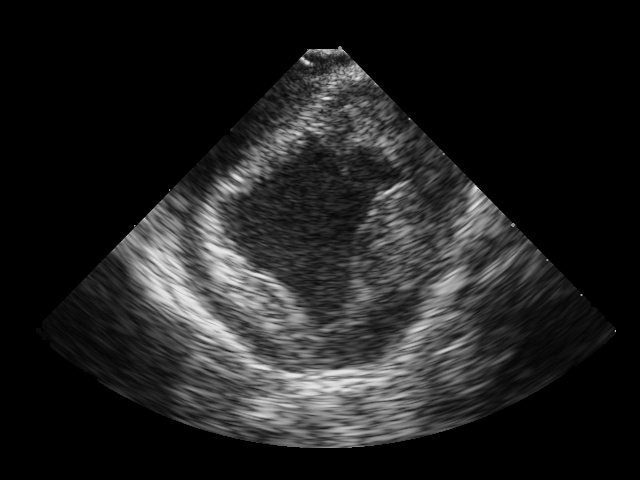
#> input picture images/original/4051.jpg, 640 x 480 px; its folder holds only this picture in this run
$ python block_hierachy.py
#> lines starting #> are read from the running program, lines starting #| are printed output that depends on the picture; after the words box and inside, x2 and y2 are one past the last pixel; in counts of white or black regions, pixels touching at a corner belong together
import numpy as np
import cv2 as cv
import glob
import matplotlib.pyplot as plt
import pdb
# from localMax_blockMatching import get_local_max
from skimage.feature import peak_local_max

ori_path = '../images/original/'
ori_files = glob.glob(ori_path+"*.jpg")
ori_files = sorted(ori_files)
# file = ori_files[1]


def get_local_max(img, footprintsize=5):
    imgray = cv.cvtColor(img,cv.COLOR_BGR2GRAY)
    coordinates = peak_local_max(imgray, threshold_abs = 100, footprint = np.ones((footprintsize, footprintsize)))
    peaks = []
    for xy in coordinates:
        x, y = xy[0], xy[1]
        peaks.append(imgray[x, y])
    sort_index = np.argsort(peaks)
    sort_index = sort_index[::-1]

    coordinates = coordinates[sort_index]
    return coordinates

def mark_peaks(img, footprintsize=5, marksize=1):
    coordinates = get_local_max(img, footprintsize)
    for xy in coordinates:
        x, y = int(xy[0]), int(xy[1])
        if marksize > 1:
            cv.circle(img, (y, x), marksize, (255, 0, 0))
        else:
            img[x, y] = np.array([255, 0, 0])
    return img

def plot_downsampled_imgs(file):

#> called with file = '../images/original/4051.jpg'
    img = cv.imread(file)
#> img is the input picture: shape (480, 640, 3); min 0, max 231, mean 32.4
    img2 = cv.pyrDown(img)
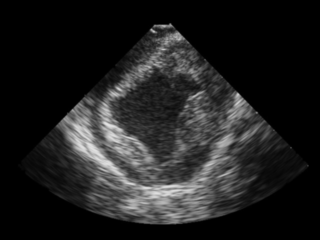
#> img2: shape (240, 320, 3); min 0, max 227, mean 32.4
    img4 = cv.pyrDown(img2)
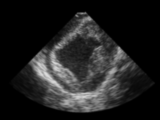
#> img4: shape (120, 160, 3); min 0, max 219, mean 32.4
    img8 = cv.pyrDown(img4)
    img16 = cv.pyrDown(img8)
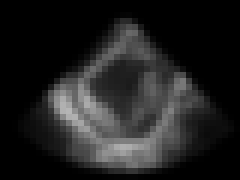
#> img16: shape (30, 40, 3) (shown 6 times larger); min 0, max 181, mean 32.4
    img32 = cv.pyrDown(img16)

    plt.imsave('../images/downsamplePlot/down_by_2/'+file[-8::], img2)
    plt.imsave('../images/downsamplePlot/down_by_4/'+file[-8::], img4)
    plt.imsave('../images/downsamplePlot/down_by_8/'+file[-8::], img8)
    plt.imsave('../images/downsamplePlot/down_by_16/'+file[-8::], img16)

    img = mark_peaks(img, marksize=4)
#> in get_local_max, `coordinates = peak_local_max(imgray, threshold_abs = 100, footprint = ..`: coordinates = 1046 pairs, first value 49 to 447, second value 114 to 615
#> the loop in get_local_max, `for xy in coordinates:` made 1046 passes
#> (x, y) on passes 1 to 3: (274, 255), (289, 179), (98, 326)
#> after the loop in get_local_max, `for xy in coordinates:`: peaks = 1046 values, max 231 at index 0, min 101 at index 1027, mean 156
#> in get_local_max, `sort_index = np.argsort(peaks)`: sort_index = 1046 values, max 1045 at index 0, min 0 at index 1045, mean 522.5
#> in get_local_max, `sort_index = sort_index[::-1]`: sort_index = 1046 values, max 1045 at index 1045, min 0 at index 0, mean 522.5
#> the loop in mark_peaks, `for xy in coordinates:` made 1046 passes
#> after the loop in mark_peaks, `for xy in coordinates:`:
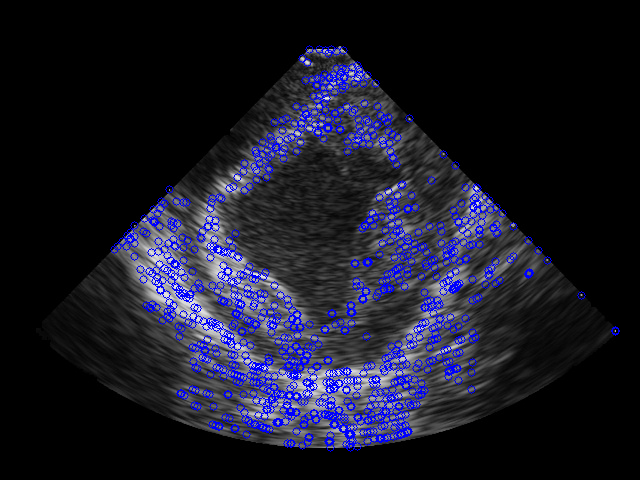
#> img: shape (480, 640, 3); 5.89% of pixels changed, all inside (x1, y1, x2, y2) = (110, 45, 620, 452)
    img2 = mark_peaks(img2, marksize=2)
#> call 2 of mark_peaks, with footprintsize = 5, marksize = 2
#> the loop in get_local_max (call 2), `for xy in coordinates:` made 292 passes
#> (x, y) on passes 1 to 3: (124, 107), (144, 89), (149, 93)
#> in mark_peaks (call 2), `coordinates = get_local_max(img, footprintsize)`: coordinates = 292 pairs, first value 25 to 222, second value 67 to 256
#> the loop in mark_peaks (call 2), `for xy in coordinates:` made 292 passes
#> after the loop in mark_peaks (call 2), `for xy in coordinates:`:
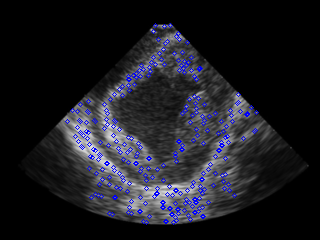
#> img: shape (240, 320, 3); 2.92% of pixels changed, all inside (x1, y1, x2, y2) = (65, 23, 259, 225)
    img4 = mark_peaks(img4, footprintsize=5)
#> call 3 of mark_peaks, with footprintsize = 5, marksize = 1
#> the loop in mark_peaks (call 3), `for xy in coordinates:` made 84 passes
#> xy on passes 1 to 12: [73, 45], [74, 46], [81, 53], [63, 55], [74, 41], [96, 84], [67, 56], [96, 78], [64, 39], [67, 41], [94, 72], [94, 73]
#> after the loop in mark_peaks (call 3), `for xy in coordinates:`:
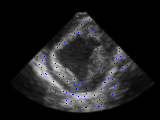
#> img: shape (120, 160, 3); 0.44% of pixels changed, all inside (x1, y1, x2, y2) = (37, 13, 128, 109)
    img8 = mark_peaks(img8, footprintsize=3)
#> call 4 of mark_peaks, with footprintsize = 3, marksize = 1
#> the loop in mark_peaks (call 4), `for xy in coordinates:` made 36 passes
#> xy on passes 1 to 12: [37, 23], [41, 27], [34, 28], [36, 20], [48, 39], [48, 42], [32, 20], [31, 27], [51, 33], [28, 26], [47, 47], [37, 30]
#> after the loop in mark_peaks (call 4), `for xy in coordinates:`:
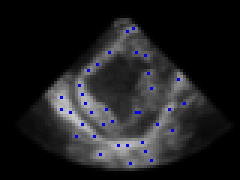
#> img: shape (60, 80, 3) (shown 3 times larger); mean B, G, R 33.2, 31.3, 31.3
    # img16 = mark_peaks(img16, footprintsize=3)
    # img32 = mark_peaks(img32)

    plt.figure()
    plt.imshow(img2)
    plt.savefig('../images/downsamplePlot/down_by_2/w_peak/'+file[-8::])

    plt.figure()
    plt.imshow(img4)
    plt.savefig('../images/downsamplePlot/down_by_4/w_peak/'+file[-8::])

    plt.figure()
    plt.imshow(img8)
    plt.savefig('../images/downsamplePlot/down_by_8/w_peak/'+file[-8::])

    # [27 lines of commented-out code are left out]
    print('../images/downsamplePlot/'+file[-8::])
    # plt.savefig('../images/downsamplePlot/'+file[-8::], bbox_inches='tight', pad_inches=0, transparent=True)

for file in ori_files:
    print(file)
    plot_downsampled_imgs(file)


# [13 lines of commented-out code are left out]
